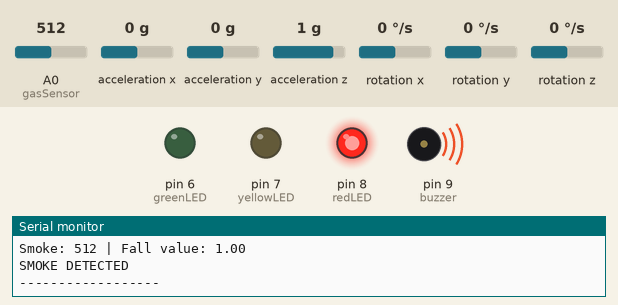
Simulated run of this sketch. Board: Arduino Uno, built with avr-gcc and run on an emulated ATmega328P. Parts: output pins drawn as LEDs (lit = HIGH), buzzer (waves = sounding, pin HIGH), the last lines printed to the serial monitor. Inputs (shaded band) come from the test bench; at power-on: acceleration z 1 g, acceleration x 0 g, A0 (gasSensor) = 512, acceleration y 0 g, rotation x 0 °/s, rotation y 0 °/s, rotation z 0 °/s.

Above: at 6.2 s.
6.3 s: acceleration z set to 0.8 g
At 7.8 s:
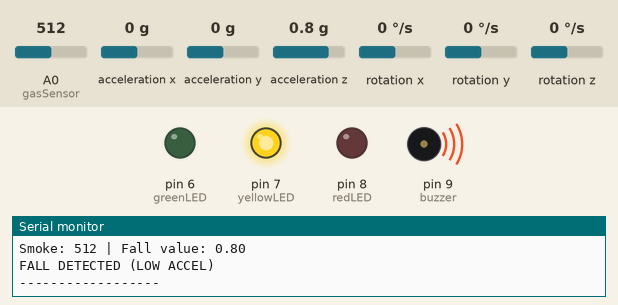
8.5 s: acceleration x set to -0.4 g
10.2 s: acceleration x set to -0.7 g
At 11.6 s:
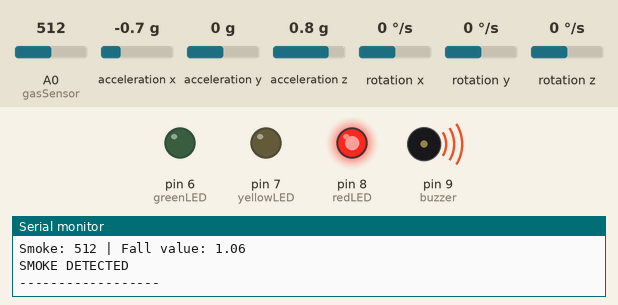
12.5 s: A0 (gasSensor) set to 490
At 13.4 s:
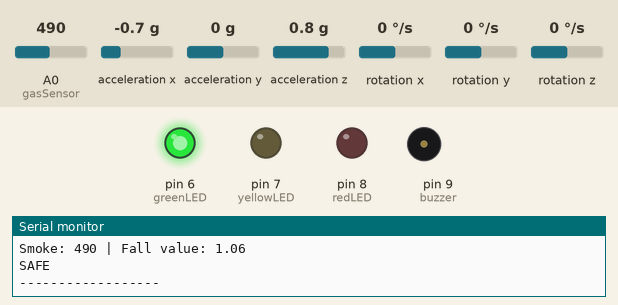
14.5 s: A0 (gasSensor) set to 510
At 16.3 s:
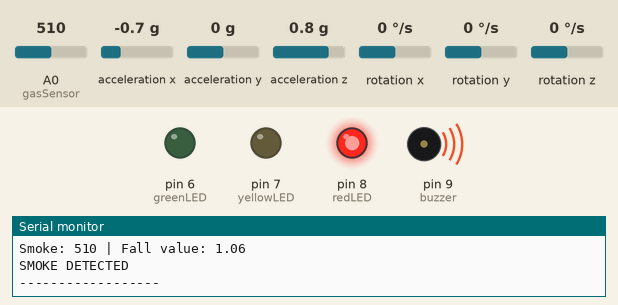
Timing chart, 0 to 17.5 s (numbered marks = the images above; inputs shaded):
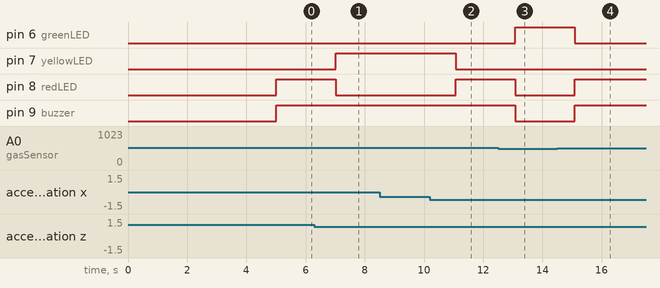

Measured:
- the behaviour switches between 1 and 0.9 g on acceleration z (found by bisection; images 0 and 1)
- the behaviour switches between -0.5 and -0.6 g on acceleration x (found by bisection; images 1 and 2)
- the behaviour switches between 501 and 500 on A0 (gasSensor) (found by bisection; images 2 and 3)
- after the input at 6.3 s, pin 7 (yellowLED): LOW → HIGH after 0.71 s; pin 8 (redLED): HIGH → LOW after 0.71 s
- after the input at 10.2 s, pin 7 (yellowLED): HIGH → LOW after 0.87 s; pin 8 (redLED): LOW → HIGH after 0.87 s
- after the input at 12.5 s, pin 6 (greenLED): LOW → HIGH after 0.58 s; pin 8 (redLED), pin 9 (buzzer): HIGH → LOW after 0.58 s
- after the input at 14.5 s, pin 6 (greenLED): HIGH → LOW after 0.59 s; pin 8 (redLED), pin 9 (buzzer): LOW → HIGH after 0.59 s

The sketch:

WorkerSafetyWearable.ino
```cpp
#include <Wire.h>
#include <MPU6050.h>

MPU6050 mpu;

// ---------------- PIN DEFINITIONS ----------------
const int greenLED = 6;
const int yellowLED = 7;
const int redLED = 8;
const int buzzer = 9;
const int gasSensor = A0;

// ---------------- THRESHOLDS ----------------
float fallThreshold = 0.97;   // fall if less than 0.95
int gasThreshold = 500;       // smoke threshold

// ---------------- VARIABLES ----------------
float totalAccel = 0;

void setup()
{
  Serial.begin(9600);
  Wire.begin();
  mpu.initialize();

  pinMode(greenLED, OUTPUT);
  pinMode(yellowLED, OUTPUT);
  pinMode(redLED, OUTPUT);
  pinMode(buzzer, OUTPUT);

  Serial.println("System Ready");
  delay(5000); // MQ2 warmup
}

void loop()
{
  // -------- GAS SENSOR --------
  int gasValue = analogRead(gasSensor);

  // -------- MPU6050 --------
  int16_t ax, ay, az;
  mpu.getAcceleration(&ax, &ay, &az);

  float x = ax / 16384.0;
  float y = ay / 16384.0;
  float z = az / 16384.0;

  totalAccel = sqrt(x*x + y*y + z*z);

  // -------- CONDITIONS --------
  bool fallAlert = totalAccel < fallThreshold;   // LESS than 0.95
  bool smokeAlert = gasValue > gasThreshold;

  // -------- PRINT VALUES --------
  Serial.print("Smoke: ");
  Serial.print(gasValue);
  Serial.print(" | Fall value: ");
  Serial.println(totalAccel);

  // -------- ALERT LOGIC --------
  if (fallAlert)
  {
    digitalWrite(yellowLED, HIGH);
    digitalWrite(redLED, LOW);
    digitalWrite(greenLED, LOW);
    digitalWrite(buzzer, HIGH);

    Serial.println("FALL DETECTED (LOW ACCEL)");
  }
  else if (smokeAlert)
  {
    digitalWrite(redLED, HIGH);
    digitalWrite(yellowLED, LOW);
    digitalWrite(greenLED, LOW);
    digitalWrite(buzzer, HIGH);

    Serial.println("SMOKE DETECTED");
  }
  else
  {
    digitalWrite(greenLED, HIGH);
    digitalWrite(yellowLED, LOW);
    digitalWrite(redLED, LOW);
    digitalWrite(buzzer, LOW);

    Serial.println("SAFE");
  }

  Serial.println("------------------");

  delay(1000);
}
```

Code.c
```cpp
#include <Wire.h>
#include <MPU6050.h>

MPU6050 mpu;

// ---------------- PIN DEFINITIONS ----------------
const int greenLED = 6;
const int yellowLED = 7;
const int redLED = 8;
const int buzzer = 9;
const int gasSensor = A0;

// ---------------- THRESHOLDS ----------------
float fallThreshold = 0.97;   // fall if less than 0.95
int gasThreshold = 500;       // smoke threshold

// ---------------- VARIABLES ----------------
float totalAccel = 0;

void setup()
{
  Serial.begin(9600);
  Wire.begin();
  mpu.initialize();

  pinMode(greenLED, OUTPUT);
  pinMode(yellowLED, OUTPUT);
  pinMode(redLED, OUTPUT);
  pinMode(buzzer, OUTPUT);

  Serial.println("System Ready");
  delay(5000); // MQ2 warmup
}

void loop()
{
  // -------- GAS SENSOR --------
  int gasValue = analogRead(gasSensor);

  // -------- MPU6050 --------
  int16_t ax, ay, az;
  mpu.getAcceleration(&ax, &ay, &az);

  float x = ax / 16384.0;
  float y = ay / 16384.0;
  float z = az / 16384.0;

  totalAccel = sqrt(x*x + y*y + z*z);

  // -------- CONDITIONS --------
  bool fallAlert = totalAccel < fallThreshold;   // LESS than 0.95
  bool smokeAlert = gasValue > gasThreshold;

  // -------- PRINT VALUES --------
  Serial.print("Smoke: ");
  Serial.print(gasValue);
  Serial.print(" | Fall value: ");
  Serial.println(totalAccel);

  // -------- ALERT LOGIC --------
  if (fallAlert)
  {
    digitalWrite(yellowLED, HIGH);
    digitalWrite(redLED, LOW);
    digitalWrite(greenLED, LOW);
    digitalWrite(buzzer, HIGH);

    Serial.println("FALL DETECTED (LOW ACCEL)");
  }
  else if (smokeAlert)
  {
    digitalWrite(redLED, HIGH);
    digitalWrite(yellowLED, LOW);
    digitalWrite(greenLED, LOW);
    digitalWrite(buzzer, HIGH);

    Serial.println("SMOKE DETECTED");
  }
  else
  {
    digitalWrite(greenLED, HIGH);
    digitalWrite(yellowLED, LOW);
    digitalWrite(redLED, LOW);
    digitalWrite(buzzer, LOW);

    Serial.println("SAFE");
  }

  Serial.println("------------------");

  delay(1000);
}
```
